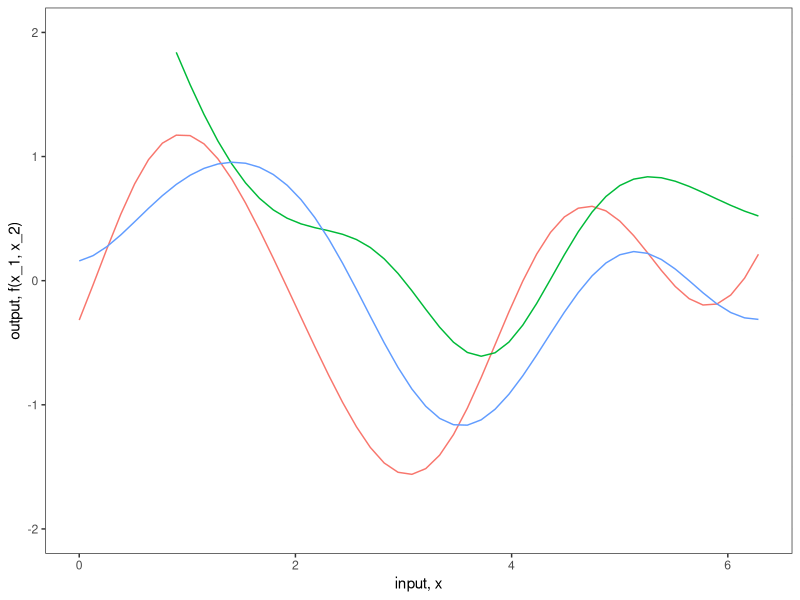
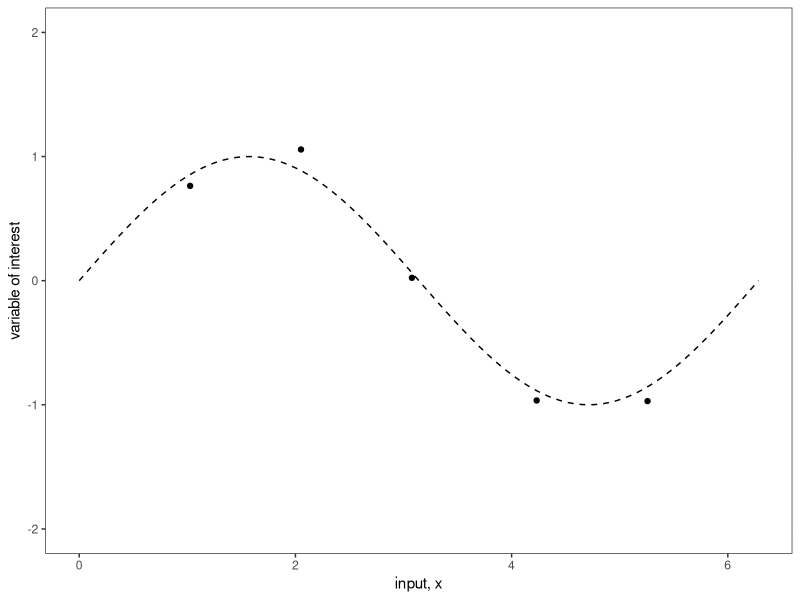
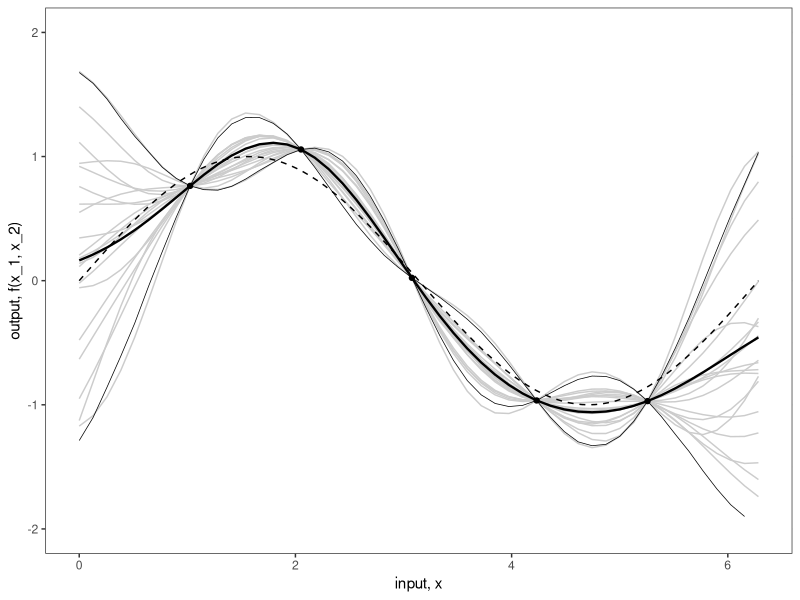
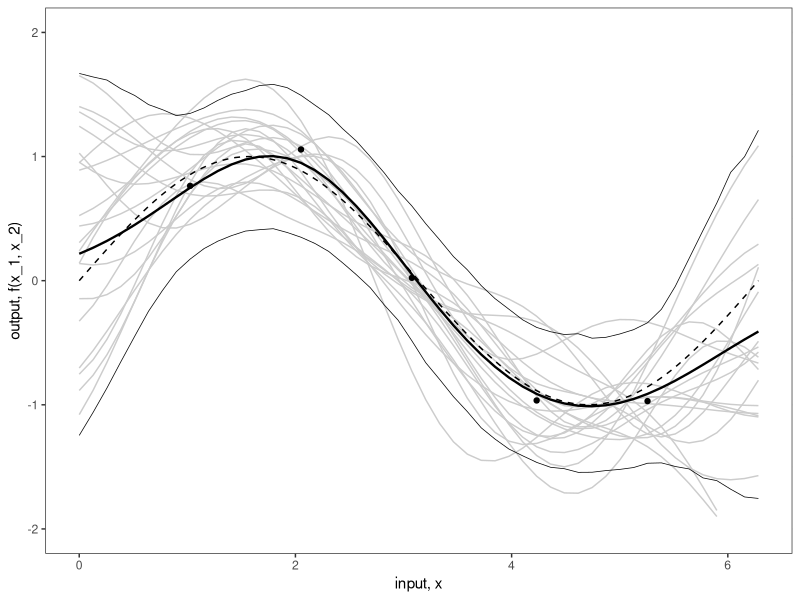
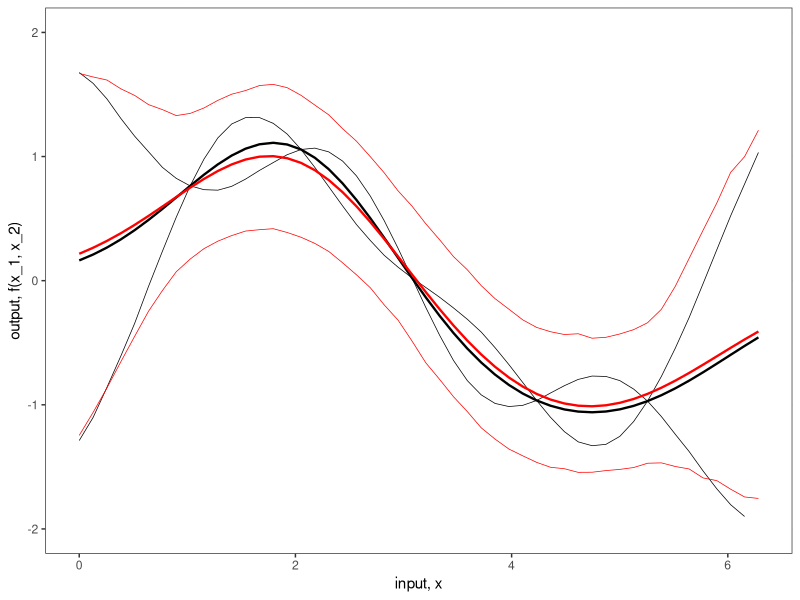
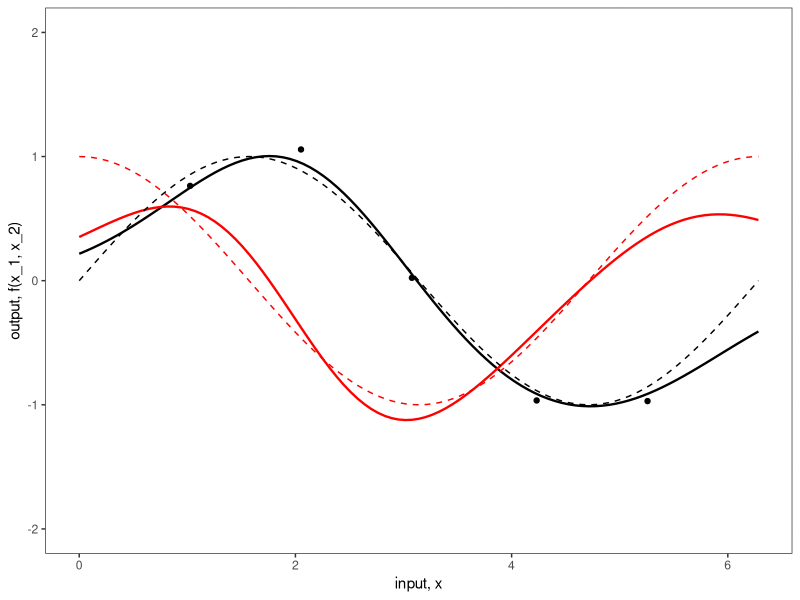

R code for these plots, in order: (Note: this script raises an error after producing the figures.)
## ---- chunk 1
# Load in the required libraries for data manipulation
# and multivariate normal distribution
require(MASS)
require(plyr)
require(reshape2)
require(ggplot2)
## ---- chunk 2
x_pts_num <- 50
x_pts_num_s <- 10
## ---- chunk 3
# Parameters:
#	X1, X2 = vectors
# 	l = the scale length parameter
# Returns:
# 	a covariance matrix
calcSigma <- function(X1,X2,l=1) {
  Sigma <- matrix(rep(0, length(X1)*length(X2)), nrow=length(X1))
  for (i in 1:nrow(Sigma)) {
    for (j in 1:ncol(Sigma)) {
      Sigma[i,j] <- exp(-0.5*(abs(X1[i]-X2[j])/l)^2)
    }
  }
  return(Sigma)
}
x.star_s <- seq(0,2*pi, len=x_pts_num_s)
k.xsxs_s <- calcSigma(x.star_s,x.star_s)
## ---- chunk 4
# Utility function to print matrices in proper LaTeX format
print_mat <- function(mat) {
  n <- nrow(mat)
  c('\\begin{bmatrix}',
    paste0(sapply(seq_len(n - 1),
                  function(i) paste0(mat[i, ], collapse = ' & ')),
           ' \\\\'),
    paste0(mat[n, ], collapse = ' & '),
    '\\end{bmatrix}')
} 
## ---- chunk 5
writeLines(c('$$',
             print_mat(
               round(k.xsxs_s,3)
             ),
             '$$'))
## ---- chunk 6
# Parameters:
#	X1, X2 = vectors
# 	l = the scale length parameter
# Returns:
# 	a covariance matrix
calcSigma <- function(X1,X2,l=1) {
  Sigma <- matrix(rep(0, length(X1)*length(X2)), nrow=length(X1))
  for (i in 1:nrow(Sigma)) {
    for (j in 1:ncol(Sigma)) {
      Sigma[i,j] <- exp(-0.5*(abs(X1[i]-X2[j])/l)^2)
    }
  }
  return(Sigma)
}
x.star <- seq(0,2*pi, len=x_pts_num)
k.xsxs <- calcSigma(x.star,x.star)
## ---- chunk 7
# Generate a number of functions from the process
n.samples_s <- 3
values <- matrix(rep(0,length(x.star)*n.samples_s), ncol=n.samples_s)
for (i in 1:n.samples_s) {
  # Each column represents a sample from a multivariate normal distribution
  # with zero mean and covariance k.xsxs
  values[,i] <- mvrnorm(1, rep(0, length(x.star)), k.xsxs)
}
values <- cbind(x=x.star,as.data.frame(values))
values <- melt(values,id="x")
## ---- chunk 8
# Plot the result
fig2a <- ggplot(values,aes(x=x,y=value)) +
  geom_rect(xmin=-Inf, xmax=Inf, ymin=-2.25, ymax=2.25, fill="white") +
  geom_line(aes(color=variable), show.legend = FALSE) +
  theme_bw() +
  scale_y_continuous(lim=c(-2,2), name="output, f(x_1, x_2)") +
  xlab("input, x")
fig2a
## ---- chunk 9
n <- 5
## ---- chunk 10
real_life_process <- function(x){
  sin(x)
}
## ---- chunk 11

# control_inputs <- matrix(seq(1,2*pi-1,len=n), ncol = 1)
control_inputs <- matrix(c(1.0258262, 2.0516523, 3.0774785, 4.2315330, 5.2573591), ncol = 1)

var_meas_err <- 0.01
obs_errors <- matrix(rnorm(n,0,sd = sqrt(var_meas_err)), ncol=1)

zeta <- real_life_process(control_inputs)
obs <- as.matrix(zeta, ncol=1) + obs_errors

f <- data.frame(x=control_inputs,
                y=obs)
colnames(f) <- c("control_inputs", "obs")
## ---- chunk 12
# Plot the result
fig <- ggplot(f, aes(control_inputs, obs)) +
  geom_rect(xmin=-Inf, xmax=Inf, ymin=-2.25, ymax=2.25, fill="white") + 
  geom_point() +
  geom_function(fun = function(x) sin(x), linetype="dashed") +
  xlab("input, x") +
  xlim(0,2*pi) +
  scale_y_continuous(lim=c(-2,2), name="variable of interest") +
  theme_bw()
fig
## ---- chunk 13
x <- f$control_inputs
k.xx.no_noise <- calcSigma(x,x)
k.xxs <- calcSigma(x,x.star)
k.xsx <- calcSigma(x.star,x)
# k.xsxs <- calcSigma(x.star,x.star)
## ---- chunk 14
f.star.bar.no_noise <- k.xsx%*%solve(k.xx.no_noise)%*%f$obs
cov.f.star.no_noise <- k.xsxs - k.xsx%*%solve(k.xx.no_noise)%*%k.xxs
## ---- chunk 15
n.samples_m <- 20
## ---- chunk 16
values <- matrix(rep(0,length(x.star)*n.samples_m), ncol=n.samples_m)
for (i in 1:n.samples_m) {
  values[,i] <- mvrnorm(1, f.star.bar.no_noise, cov.f.star.no_noise)
}
values <- cbind(x=x.star,as.data.frame(values))
values <- melt(values,id="x")
## ---- chunk 17
n.samples <- 1000
values_l <- matrix(rep(0,length(x.star)*n.samples), ncol=n.samples)
for (i in 1:n.samples) {
  values_l[,i] <- mvrnorm(1, f.star.bar.no_noise, cov.f.star.no_noise)
}
values_l <- cbind(x=x.star,as.data.frame(values_l))
values_l <- melt(values_l,id="x")
## ---- chunk 18
post_summ.no_noise <- data.frame(x.star, f.star.bar.no_noise, rep(NA, length(x.star)), rep(NA, length(x.star)))
colnames(post_summ.no_noise) <- c("x.star", "f.star.bar.no_noise", "lower", "upper")
for (i in 1:length(x.star)) {
  post_summ.no_noise[i, 3] <- quantile(values_l[seq(i, length(x.star)*n.samples, by=length(x.star)),3], 0.025)
}
for (i in 1:length(x.star)) {
  post_summ.no_noise[i, 4] <- quantile(values_l[seq(i, length(x.star)*n.samples, by=length(x.star)),3], 0.975)
}
## ---- chunk 19
fig2b <- ggplot(values,aes(x=x,y=value)) +
  geom_rect(xmin=-Inf, xmax=Inf, ymin=-2.25, ymax=2.25, fill="white") +
  geom_line(aes(group=variable), colour="grey80") + 
  geom_line(data=values_l, aes(x=rep(x.star,n.samples), y=rep(f.star.bar.no_noise,n.samples)),colour="black", linewidth=0.8) +
  geom_point(data=f,aes(x=control_inputs,y=obs)) +
  geom_line(data=post_summ.no_noise,aes(x=x.star,y=lower), colour="black", linewidth=0.25) +
  geom_line(data=post_summ.no_noise,aes(x=x.star,y=upper), colour="black", linewidth=0.25) +
  theme_bw() +
  scale_y_continuous(lim=c(-2,2), name="output, f(x_1, x_2)") +
  xlab("input, x") +
  geom_function(fun = function(x) sin(x), colour="black", linetype="dashed")
fig2b
## ---- chunk 20
obs_noise <- 0.1
## ---- chunk 21
k.xx.noise <- k.xx.no_noise + obs_noise * diag(1, ncol(k.xx.no_noise))
## ---- chunk 22
f.star.bar.noise <- k.xsx%*%solve(k.xx.noise)%*%f$obs
cov.f.star.noise <- k.xsxs - k.xsx%*%solve(k.xx.noise)%*%k.xxs
## ---- chunk 23
values <- matrix(rep(0,length(x.star)*n.samples_m), ncol=n.samples_m)
for (i in 1:n.samples_m) {
  values[,i] <- mvrnorm(1, f.star.bar.noise, cov.f.star.noise)
}
values <- cbind(x=x.star,as.data.frame(values))
values <- melt(values,id="x")
## ---- chunk 24
n.samples <- 1000
values_l <- matrix(rep(0,length(x.star)*n.samples), ncol=n.samples)
for (i in 1:n.samples) {
  values_l[,i] <- mvrnorm(1, f.star.bar.noise, cov.f.star.noise)
}
values_l <- cbind(x=x.star,as.data.frame(values_l))
values_l <- melt(values_l,id="x")
## ---- chunk 25
post_summ.noise <- data.frame(x.star, f.star.bar.noise, rep(NA, length(x.star)), rep(NA, length(x.star)))
colnames(post_summ.noise) <- c("x.star", "f.star.bar.noise", "lower", "upper")
for (i in 1:length(x.star)) {
  post_summ.noise[i, 3] <- quantile(values_l[seq(i, length(x.star)*n.samples, by=length(x.star)),3], 0.025)
}
for (i in 1:length(x.star)) {
  post_summ.noise[i, 4] <- quantile(values_l[seq(i, length(x.star)*n.samples, by=length(x.star)),3], 0.975)
}
## ---- chunk 26
fig2b <- ggplot(values,aes(x=x,y=value)) +
  geom_rect(xmin=-Inf, xmax=Inf, ymin=-2.25, ymax=2.25, fill="white") +
  geom_line(aes(group=variable), colour="grey80") + 
  geom_line(data=values_l, aes(x=rep(x.star,n.samples), y=rep(f.star.bar.noise,n.samples)),colour="black", linewidth=0.8) +
  geom_point(data=f,aes(x=control_inputs,y=obs)) +
  geom_line(data=post_summ.noise,aes(x=x.star,y=lower), colour="black", linewidth=0.25) +
  geom_line(data=post_summ.noise,aes(x=x.star,y=upper), colour="black", linewidth=0.25) +
  theme_bw() +
  scale_y_continuous(lim=c(-2,2), name="output, f(x_1, x_2)") +
  xlab("input, x") +
  geom_function(fun = function(x) sin(x), colour="black", linetype="dashed") 
# +
  # geom_errorbar(data=f,aes(x=control_inputs,y=NULL,ymin=obs-2*sqrt(obs_noise), ymax=obs+2*sqrt(obs_noise)), width=0.2)
fig2b
## ---- chunk 27
fig2b <- ggplot(values,aes(x=x,y=value)) +
  geom_rect(xmin=-Inf, xmax=Inf, ymin=-2.25, ymax=2.25, fill="white") + 
  geom_line(data=values_l, aes(x=rep(x.star,n.samples), y=rep(f.star.bar.no_noise,n.samples)),colour="black", linewidth=0.8) +
  geom_line(data=post_summ.no_noise,aes(x=x.star,y=lower), colour="black", linewidth=0.25) +
  geom_line(data=post_summ.no_noise,aes(x=x.star,y=upper), colour="black", linewidth=0.25) +
  theme_bw() + 
  geom_line(data=values_l, aes(x=rep(x.star,n.samples), y=rep(f.star.bar.noise,n.samples)),colour="red", linewidth=0.8) +
  geom_line(data=post_summ.noise,aes(x=x.star,y=lower), colour="red", linewidth=0.25) +
  geom_line(data=post_summ.noise,aes(x=x.star,y=upper), colour="red", linewidth=0.25) +
  theme_bw() +
  scale_y_continuous(lim=c(-2,2), name="output, f(x_1, x_2)") +
  xlab("input, x")
fig2b
## ---- chunk 28
alpha <- solve(k.xx.noise) %*% f$obs
## ---- chunk 29
alpha1 <- alpha[1]
alpha2 <- alpha[2]
alpha3 <- alpha[3]
alpha4 <- alpha[4]
alpha5 <- alpha[5]
ci1 <- control_inputs[1]
ci2 <- control_inputs[2]
ci3 <- control_inputs[3]
ci4 <- control_inputs[4]
ci5 <- control_inputs[5]
mf <- expression(
  alpha1 * exp(-0.5*((ci1-x)/l)^2) +
    alpha2 * exp(-0.5*((ci2-x)/l)^2) +
    alpha3 * exp(-0.5*((ci3-x)/l)^2) +
    alpha4 * exp(-0.5*((ci4-x)/l)^2) +
    alpha5 * exp(-0.5*((ci5-x)/l)^2))
D(mf, 'x')
## ---- chunk 30
l <- 1
fig2d <- ggplot(values,aes(x=x,y=value)) +
  geom_rect(xmin=-Inf, xmax=Inf, ymin=-2.25, ymax=2.25, fill="white") +
  geom_function(fun = function(x) 
    alpha[1] * exp(-0.5*((control_inputs[1]-x)/l)^2) +
      alpha[2] * exp(-0.5*((control_inputs[2]-x)/l)^2) +
      alpha[3] * exp(-0.5*((control_inputs[3]-x)/l)^2) +
      alpha[4] * exp(-0.5*((control_inputs[4]-x)/l)^2) +
      alpha[5] * exp(-0.5*((control_inputs[5]-x)/l)^2),
    colour="black", linewidth=0.8) +
  geom_function(fun = function(x)
    alpha1 * (exp(-0.5 * ((ci1 - x)/l)^2) * (0.5 * (2 * (1/l * ((ci1 - x)/l))))) + 
      alpha2 * (exp(-0.5 * ((ci2 - x)/l)^2) * (0.5 * (2 * (1/l * ((ci2 - x)/l))))) + 
      alpha3 * (exp(-0.5 * ((ci3 - x)/l)^2) * (0.5 * (2 * (1/l * ((ci3 - x)/l))))) + 
      alpha4 * (exp(-0.5 * ((ci4 - x)/l)^2) * (0.5 * (2 * (1/l * ((ci4 - x)/l))))) + 
      alpha5 * (exp(-0.5 * ((ci5 - x)/l)^2) * (0.5 * (2 * (1/l * ((ci5 - x)/l))))),
    colour="red", linewidth=0.8) +
  geom_function(fun = function(x) sin(x), colour="black", linetype="dashed") +
  geom_function(fun = function(x) cos(x), colour="red", linetype="dashed") +
  geom_point(data=f,aes(x=control_inputs,y=obs)) +
  theme_bw() +
  scale_y_continuous(lim=c(-2,2), name="output, f(x_1, x_2)") +
  xlab("input, x")
fig2d
## ---- chunk 31
Df1_x1 <- function(x1, x2){
  (1/2)*(100 - x1^2 - x2^2)^(-1/2) * (-2*x1)
}
Df1_x2 <- function(x1, x2){
  (1/2)*(100 - x1^2 - x2^2)^(-1/2) * (-2*x2)
}
## ---- chunk 32
library(dplyr)
## ---- chunk 33
n_vector_field_1 <- vector_field_1
for (i in 1:36) {
  n_vector_field_1$vx1[i] <- vector_field_1$vx1[i] / sqrt((vector_field_1$vx1[i])^2 + (vector_field_1$vx2[i])^2)
}
for (i in 1:36) {
  n_vector_field_1$vx2[i] <- vector_field_1$vx2[i] / sqrt((vector_field_1$vx1[i])^2 + (vector_field_1$vx2[i])^2)
}
## ---- chunk 34
n_vector_field_1 <- n_vector_field_1 %>% replace(is.na(.), 0)
## ---- chunk 35
Df2_x1 <- function(x1, x2){
  (1/2)*(100 - x1^2 - x2^2)^(-1/2) * (-2*x1)
}
Df2_x2 <- function(x1, x2){
  (1/2)*(100 - x1^2 - x2^2)^(-1/2) * (-2*x2)
}
## ---- chunk 36
normal_vector_field_1 <- vector_field_1
colnames(normal_vector_field_1) <- c("x1", "x2", "nvx1", "nvx2")
normal_vector_field_1$nvx1 <- vector_field_1$vx1 / sqrt((vector_field_1$vx1)^2 + (vector_field_1$vx2)^2)
normal_vector_field_1$nvx2 <- vector_field_1$vx2 / sqrt((vector_field_1$vx1)^2 + (vector_field_1$vx2)^2) 
normal_vector_field_1 <- replace(normal_vector_field_1, is.na(normal_vector_field_1), 0)
## ---- chunk 37
normal_vector_field_2 <- vector_field_2
colnames(normal_vector_field_2) <- c("x1", "x2", "nvx1", "nvx2")
normal_vector_field_2$nvx1 <- vector_field_2$vx1 / sqrt((vector_field_2$vx1)^2 + (vector_field_2$vx2)^2)
normal_vector_field_2$nvx2 <- vector_field_2$vx2 / sqrt((vector_field_2$vx1)^2 + (vector_field_2$vx2)^2) 
normal_vector_field_2 <- replace(normal_vector_field_2, is.na(normal_vector_field_2), 0)
## ---- chunk 38
abs(normal_vector_field_1$nvx1 * normal_vector_field_2$nvx1 + normal_vector_field_1$nvx2 * normal_vector_field_2$nvx2)
## ---- chunk 39
measure_1 <- sum(abs(normal_vector_field_1$nvx1 * normal_vector_field_2$nvx1 + normal_vector_field_1$nvx2 * normal_vector_field_2$nvx2)) /
  length(vector_field_1$x1)
## ---- chunk 40
Df2_x1 <- function(x1, x2){
  (1/2)*(100 - (x1-5)^2 - x2^2)^(-1/2) * (-2*(x1-5))
}
Df2_x2 <- function(x1, x2){
  (1/2)*(100 - (x1-5)^2 - x2^2)^(-1/2) * (-2*x2)
}
## ---- chunk 41
normal_vector_field_1 <- vector_field_1
colnames(normal_vector_field_1) <- c("x1", "x2", "nvx1", "nvx2")
normal_vector_field_1$nvx1 <- vector_field_1$vx1 / sqrt((vector_field_1$vx1)^2 + (vector_field_1$vx2)^2)
normal_vector_field_1$nvx2 <- vector_field_1$vx2 / sqrt((vector_field_1$vx1)^2 + (vector_field_1$vx2)^2) 
normal_vector_field_1 <- replace(normal_vector_field_1, is.na(normal_vector_field_1), 0)
## ---- chunk 42
normal_vector_field_2 <- vector_field_2
colnames(normal_vector_field_2) <- c("x1", "x2", "nvx1", "nvx2")
normal_vector_field_2$nvx1 <- vector_field_2$vx1 / sqrt((vector_field_2$vx1)^2 + (vector_field_2$vx2)^2)
normal_vector_field_2$nvx2 <- vector_field_2$vx2 / sqrt((vector_field_2$vx1)^2 + (vector_field_2$vx2)^2) 
normal_vector_field_2 <- replace(normal_vector_field_2, is.na(normal_vector_field_2), 0)
## ---- chunk 43
abs(normal_vector_field_1$nvx1 * normal_vector_field_2$nvx1 + normal_vector_field_1$nvx2 * normal_vector_field_2$nvx2)
## ---- chunk 44
measure_2 <- sum(abs(normal_vector_field_1$nvx1 * normal_vector_field_2$nvx1 + normal_vector_field_1$nvx2 * normal_vector_field_2$nvx2)) /
  length(vector_field_1$x1)
## ---- chunk 45
Df2_x1 <- function(x1, x2){
  (1/2)*(100 - x1^2 - (x2-5)^2)^(-1/2) * (-2*x1)
}
Df2_x2 <- function(x1, x2){
  (1/2)*(100 - x1^2 - (x2-5)^2)^(-1/2) * (-2*(x2-5))
}
## ---- chunk 46
normal_vector_field_1 <- vector_field_1
colnames(normal_vector_field_1) <- c("x1", "x2", "nvx1", "nvx2")
normal_vector_field_1$nvx1 <- vector_field_1$vx1 / sqrt((vector_field_1$vx1)^2 + (vector_field_1$vx2)^2)
normal_vector_field_1$nvx2 <- vector_field_1$vx2 / sqrt((vector_field_1$vx1)^2 + (vector_field_1$vx2)^2) 
normal_vector_field_1 <- replace(normal_vector_field_1, is.na(normal_vector_field_1), 0)
## ---- chunk 47
normal_vector_field_2 <- vector_field_2
colnames(normal_vector_field_2) <- c("x1", "x2", "nvx1", "nvx2")
normal_vector_field_2$nvx1 <- vector_field_2$vx1 / sqrt((vector_field_2$vx1)^2 + (vector_field_2$vx2)^2)
normal_vector_field_2$nvx2 <- vector_field_2$vx2 / sqrt((vector_field_2$vx1)^2 + (vector_field_2$vx2)^2) 
normal_vector_field_2 <- replace(normal_vector_field_2, is.na(normal_vector_field_2), 0)
## ---- chunk 48
abs(normal_vector_field_1$nvx1 * normal_vector_field_2$nvx1 + normal_vector_field_1$nvx2 * normal_vector_field_2$nvx2)
## ---- chunk 49
measure_3 <- sum(abs(normal_vector_field_1$nvx1 * normal_vector_field_2$nvx1 + normal_vector_field_1$nvx2 * normal_vector_field_2$nvx2)) /
  length(vector_field_1$x1)
## ---- chunk 50
Df2_x1 <- function(x1, x2){
  (1/2)*(100 - (x1-5)^2 - (x2-5)^2)^(-1/2) * (-2*(x1-5))
}
Df2_x2 <- function(x1, x2){
  (1/2)*(100 - (x1-5)^2 - (x2-5)^2)^(-1/2) * (-2*(x2-5))
}
## ---- chunk 51
normal_vector_field_1 <- vector_field_1
colnames(normal_vector_field_1) <- c("x1", "x2", "nvx1", "nvx2")
normal_vector_field_1$nvx1 <- vector_field_1$vx1 / sqrt((vector_field_1$vx1)^2 + (vector_field_1$vx2)^2)
normal_vector_field_1$nvx2 <- vector_field_1$vx2 / sqrt((vector_field_1$vx1)^2 + (vector_field_1$vx2)^2) 
normal_vector_field_1 <- replace(normal_vector_field_1, is.na(normal_vector_field_1), 0)
## ---- chunk 52
normal_vector_field_2 <- vector_field_2
colnames(normal_vector_field_2) <- c("x1", "x2", "nvx1", "nvx2")
normal_vector_field_2$nvx1 <- vector_field_2$vx1 / sqrt((vector_field_2$vx1)^2 + (vector_field_2$vx2)^2)
normal_vector_field_2$nvx2 <- vector_field_2$vx2 / sqrt((vector_field_2$vx1)^2 + (vector_field_2$vx2)^2) 
normal_vector_field_2 <- replace(normal_vector_field_2, is.na(normal_vector_field_2), 0)
## ---- chunk 53
abs(normal_vector_field_1$nvx1 * normal_vector_field_2$nvx1 + normal_vector_field_1$nvx2 * normal_vector_field_2$nvx2)
## ---- chunk 54
measure_4 <- sum(abs(normal_vector_field_1$nvx1 * normal_vector_field_2$nvx1 + normal_vector_field_1$nvx2 * normal_vector_field_2$nvx2)) /
  length(vector_field_1$x1)
## ---- chunk 55
# Data
x <- -10:10
y <- -10:10
z_f <- sqrt(100 - outer(x ^ 2, y ^ 2, "+"))

contour(x, y, z_f, xlim = c(0,5), ylim = c(0,5), nlevels = 50)

# Data
z_g <- sqrt(100 - outer(x ^ 2, y ^ 2, "+")) + 5 - 5

contour(x, y, z_g, xlim = c(0,5), ylim = c(0,5), nlevels = 50)
## ---- chunk 56
# Data
x <- -10:10
y <- -10:10
z_f <- sqrt(100 - outer(x ^ 2, y ^ 2, "+"))

contour(x, y, z_f, xlim = c(0,5), ylim = c(0,5), nlevels = 50)

# Data
z_g <- sqrt(100 - outer((x-5) ^ 2, y ^ 2, "+")) + 5 - 5

contour(x, y, z_g, xlim = c(0,5), ylim = c(0,5), nlevels = 50)
## ---- chunk 57
# Data
x <- -10:10
y <- -10:10
z_f <- sqrt(100 - outer(x ^ 2, y ^ 2, "+"))

contour(x, y, z_f, xlim = c(0,5), ylim = c(0,5), nlevels = 50)

# Data
z_g <- sqrt(100 - outer(x ^ 2, (y-5) ^ 2, "+")) + 5 - 5

contour(x, y, z_g, xlim = c(0,5), ylim = c(0,5), nlevels = 50)
## ---- chunk 58
# Data
x <- -10:10
y <- -10:10
z_f <- sqrt(100 - outer(x ^ 2, y ^ 2, "+"))

contour(x, y, z_f, xlim = c(0,5), ylim = c(0,5), nlevels = 50, labcex=1, xlab="x1", ylab="x2")

# Data
z_g <- sqrt(100 - outer((x-5) ^ 2, (y-5) ^ 2, "+")) + 5 - 5

contour(x, y, z_g, xlim = c(0,5), ylim = c(0,5), nlevels = 50, labcex=1, xlab="x1", ylab="x2")
